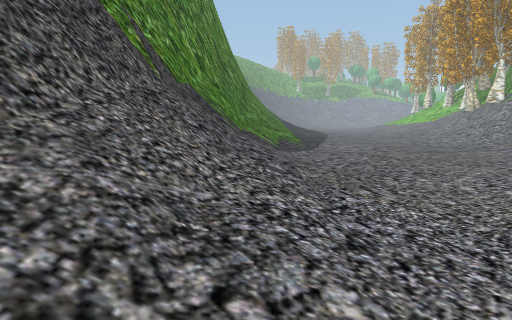
View 1 (above)

24 first-person views from a walk through a Unity game level. The camera is 1.5 m above the floor, tilts 6° down and sees 70° across. Doors are open. The floor is counted in squares, 2 m on a side. Each view is taken from the middle of a square. On the plan, view 1 faces up. The plan holds only what a view shows up to about 11 squares ahead; the rest is blank. The place goes on beyond the plan. Some trees and plants on the terrain are drawn as simple stand-ins. The player is left out.

View 2
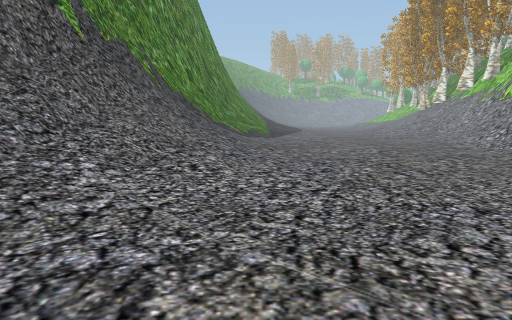

View 3
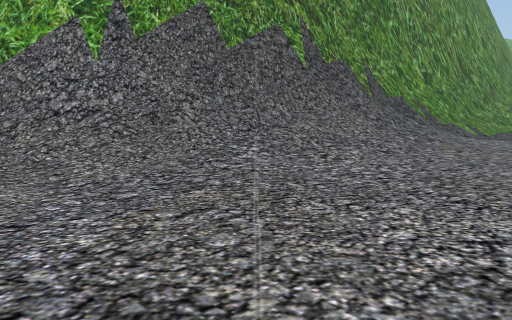

View 4
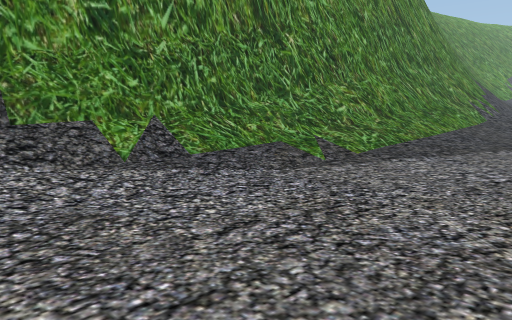

View 5
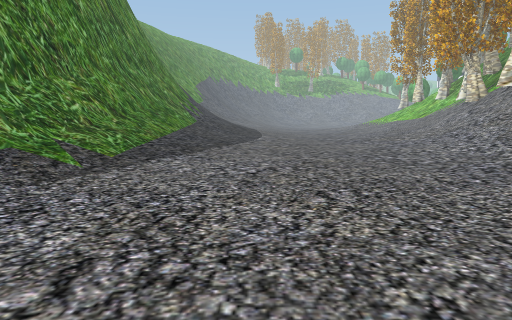

View 6
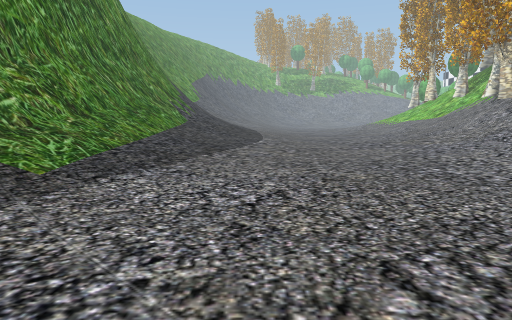

View 7
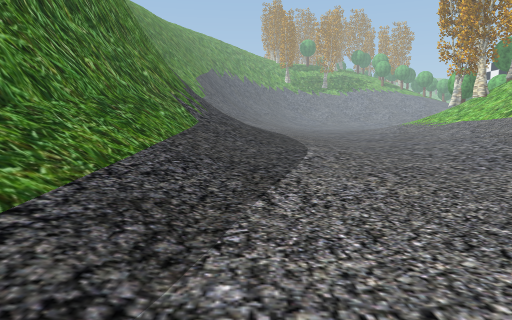

View 8
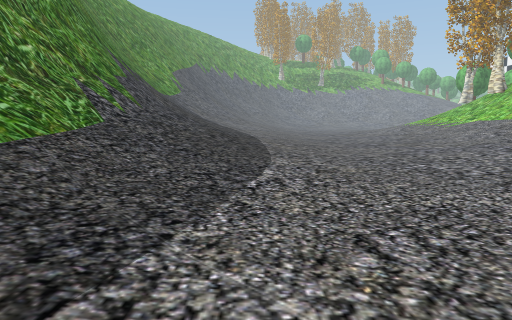

View 9
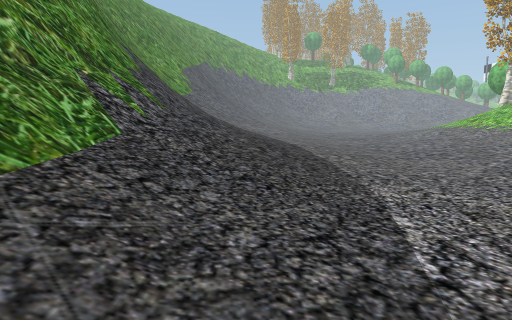

View 10
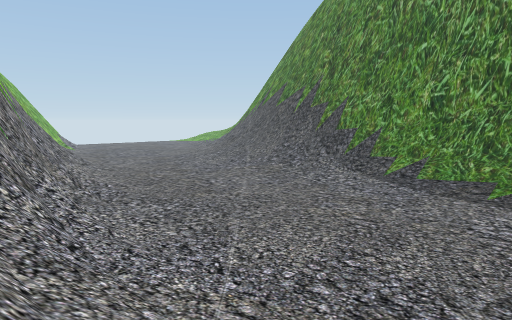

View 11
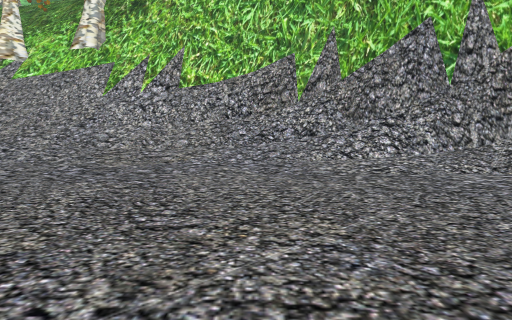

View 12
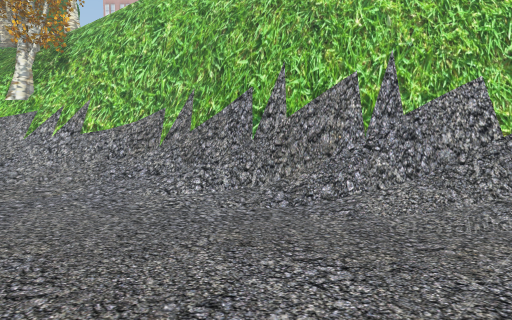

View 13
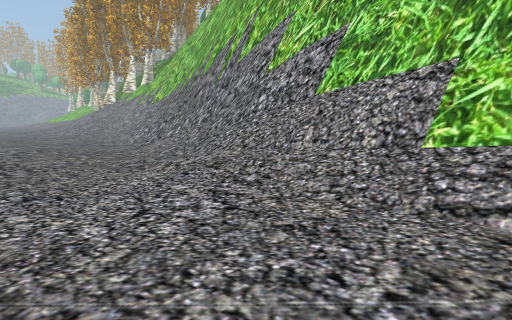

View 14
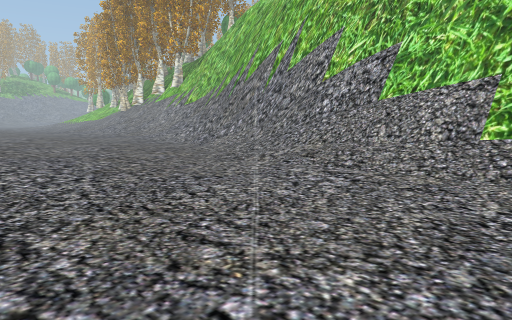

View 15
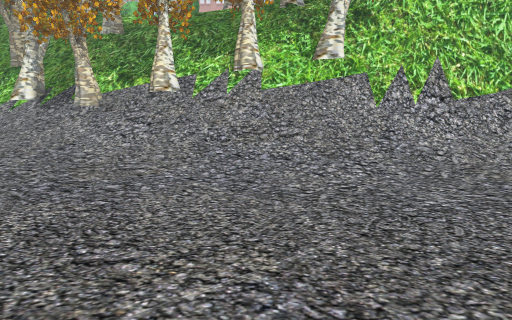

View 16
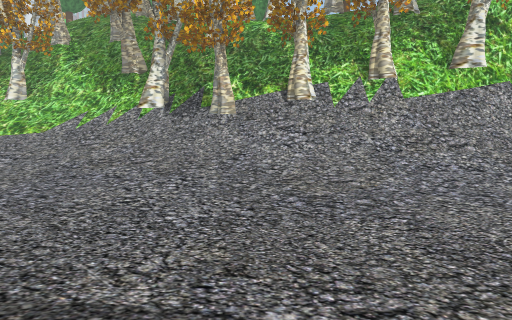

View 17
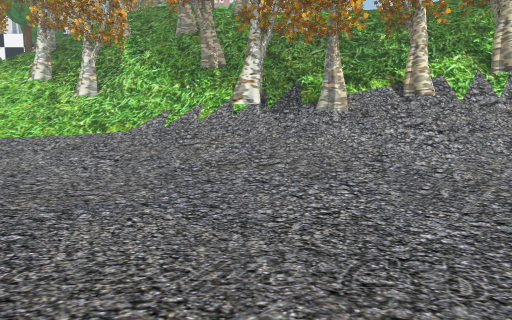

View 18
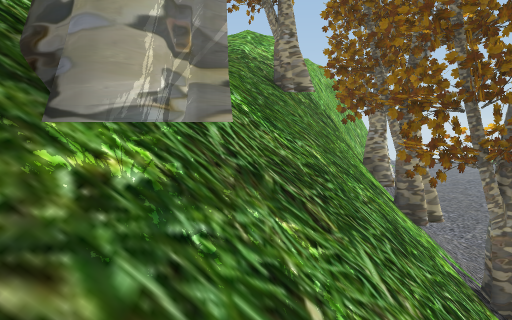

View 19
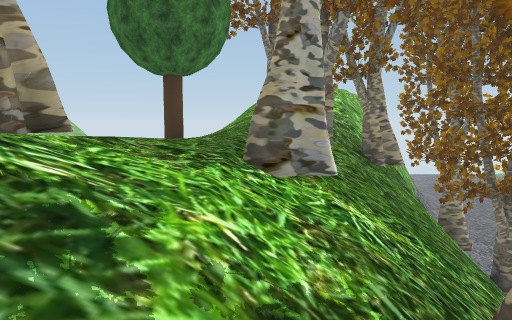

View 20
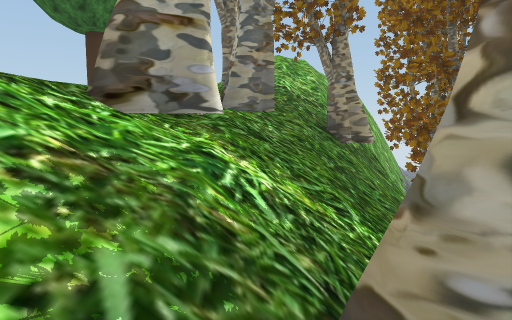

View 21
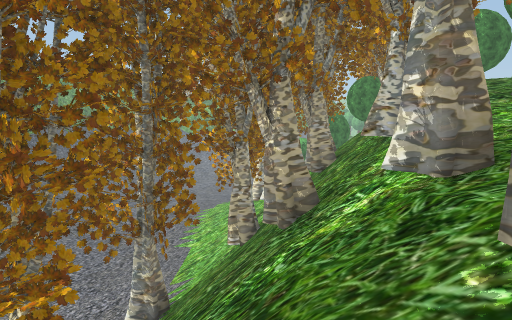

View 22
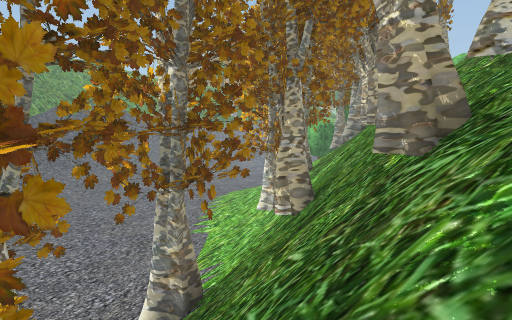

View 23
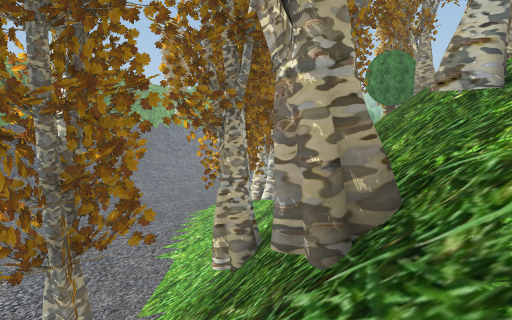

View 24
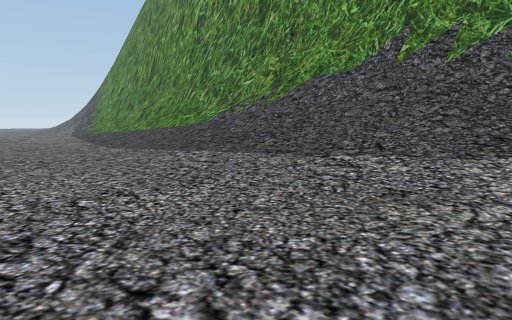

### Floor plan
Key: @ floor where view 1 was taken; # wall or solid block; . main floor; : floor 0.75 m higher than the main floor; + floor 11.25 m higher than the main floor; * floor 12 m higher than the main floor; / step, stairs or slope; = window, fence, low wall or low ledge; v drop or lower ground; T tree.
Columns run from 6 left of view 1 to 19 right of it. Each row starts with its distance up from view 1.
 30            ........//#///
 29       ///:........./////#/
 28      #///:........:///////
 27      #=//:........//////#/
 26      ##//:........////#///
 25       #///........///////#
 24       #///.......///#/////
 23       #///......./////////
 22       #//........//#//#///
 21       #//......../////////
 20       #//........//##///#+
 19       #//.......////#////+
 18       #//.......///////#++
 17      ##/........///##///+T
 16      ##/........///###//+/
 15      #//........///#####*/
 14      #//........//###v////
 13      #//........//##vv///
 12      #//........//#  v/
 11      #/........./##
 10      #/........//##v
  9     ##/........//#
  8     ##/......../##
  7     #//......../##
  6     #//......./##
  5     #//......./##
  4    ##//....../##
  3    ##//....../##v
  2    #///.....//# v
  1   ##//......//# v
  0   ##//@...../## v
 -1  ##//......//##vv
 -2  ##//......//#
 -3 ##//.......//#
 -4   //......./##
 -5       ...../

Where each view was taken, in squares from view 1:
view 1: 0 up, 0 right, facing up
view 2: 4 down, 1 right, facing up
view 3: 5 down, 4 right, facing up-left
view 4: 7 up, 5 right, facing up-left
view 5: 7 up, 4 right, facing up
view 6: 9 up, 4 right, facing up
view 7: 13 up, 3 right, facing up
view 8: 16 up, 4 right, facing up
view 9: 18 up, 3 right, facing up
view 10: 14 up, 11 right, facing down-left
view 11: 10 up, 2 right, facing right
view 12: 6 up, 1 left, facing right
view 13: 5 down, 2 right, facing up-right
view 14: 5 down, 0 right, facing up-right
view 15: 17 up, 2 right, facing right
view 16: 21 up, 2 right, facing right
view 17: 24 up, 3 right, facing right
view 18: 24 up, 16 right, facing down
view 19: 24 up, 18 right, facing down
view 20: 23 up, 17 right, facing down
view 21: 17 up, 16 right, facing up
view 22: 19 up, 15 right, facing up
view 23: 20 up, 16 right, facing up
view 24: 30 up, 8 right, facing down-left
